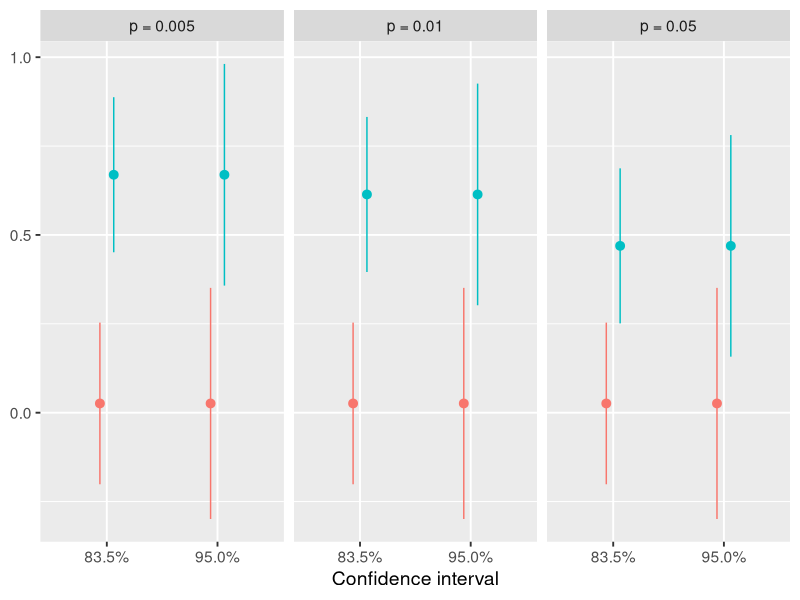
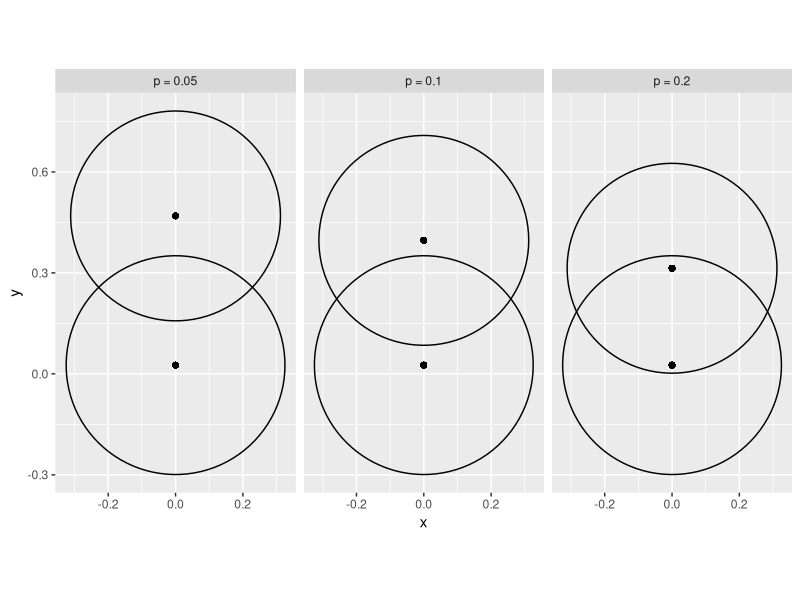

These charts were generated, in order, by the following R code:
## ---- chunk 1
simulate_group_data_for_given_p_value <- function(
    p_target, 
    n_a = 40, 
    n_b = NULL, 
    sd_a = 1, 
    sd_b = NULL, 
    seed = NULL
) {
  if (!is.null(seed)) withr::local_seed(seed)
  n_b <- n_b %||% n_a
  sd_b <- sd_b %||% sd_a
  data_a <- rnorm(n_a, 0, sd_a)
  data_b <- rnorm(n_b, 0, sd_b)
  
  get_p_val <- function(diff) t.test(data_a, data_b + diff)[["p.value"]]
  
  target_diff <- uniroot(
    f = function(x) get_p_val(x) - p_target,
    interval = c(0, 5 * sd_a),
    tol = p_target / 1000,
    extendInt = "yes"
  )
  data.frame(
    group = c(rep("a", n_a), rep("b", n_b)),
    value = c(data_a, data_b + target_diff$root),
    target_p_value = paste0("p = ", p_target)
  )
}
## ---- chunk 2
data1 <- simulate_group_data_for_given_p_value(.05, seed = 20250723)
t.test(value ~ group, data1) |> 
  broom::tidy() |> 
  str()

data2 <- simulate_group_data_for_given_p_value(.01, seed = 20250723)
t.test(value ~ group, data2) |> 
  broom::tidy() |> 
  str()
## ---- chunk 3
library(tidyverse)
mean_ci <- function(x, width) {
  df <- ggplot2::mean_cl_normal(x, conf.int = width)
  df[[".width"]] <- width
  df
}

data <- bind_rows(
  data1, 
  data2,
   simulate_group_data_for_given_p_value(.005, seed = 20250723)
)

cis <- data |> 
  group_by(group, target_p_value) |> 
  reframe(
    ci = list(mean_ci(value, .95), mean_ci(value, .835))
  ) |> 
  tidyr::unnest(cols = ci)

ggplot(cis) + 
  aes(x = factor(.width), color = group) +
  geom_pointrange(
    aes(ymin = ymin, y = y, ymax = ymax),
    position = position_dodge(width = .25)
  ) + 
  facet_wrap(~target_p_value) +
  guides(color = "none") + 
  scale_x_discrete(
    "Confidence interval",
    labels = function(x) scales::label_percent(.1)(as.numeric(x))
  ) +
  labs(y = NULL) +
  theme_grey(base_size = 14)
## ---- chunk 4
data_circles <- data1 |> 
  bind_rows( 
    simulate_group_data_for_given_p_value(.10, seed = 20250723),
    simulate_group_data_for_given_p_value(.20, seed = 20250723)  
  ) |> 
  group_by(group, target_p_value) |> 
  reframe(
    ci = mean_ci(value, .95)
  ) |> 
  tidyr::unnest(cols = ci) |> 
  filter(.width == .95) |> 
  mutate(
    radius = (ymax - ymin) / 2
  ) |> 
  rowwise() |> 
  mutate(
    angle = list(seq(0, 2 * pi, length.out = 100))
  ) |> 
  ungroup() |> 
  tidyr::unnest(cols = angle) |> 
  mutate(
    circle_x = cos(angle) * radius, 
    circle_y = y + sin(angle) * radius
  )

ggplot(data_circles) +
  geom_point(aes(x = 0, y = y)) +
  geom_path(aes(group = y, x = circle_x, y = circle_y)) + 
  facet_wrap(~target_p_value) +
  coord_fixed()
